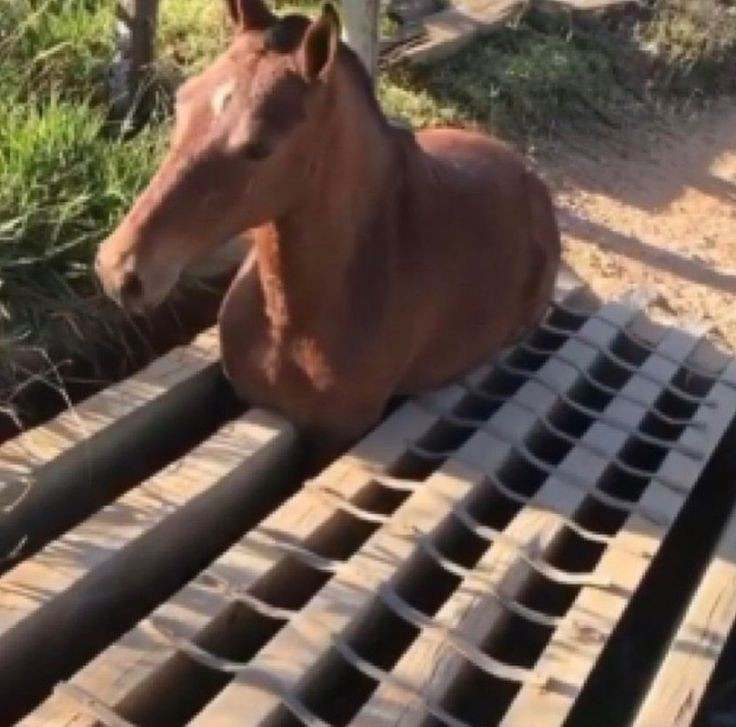
#> input picture ex2/Image/Input/inp_img.jpg, 736 x 727 px
$ python -i ImgManip.py   (imports and definitions only)
#> lines starting #> are read from the running program, lines starting #| are printed output that depends on the picture; after the words box and inside, x2 and y2 are one past the last pixel; in counts of white or black regions, pixels touching at a corner belong together
#> further down, picture is the input picture: PIL image 736x727 RGB; mean R, G, B 102.9, 87.1, 76
from enum import Enum
from PIL import Image
import numpy

# --------------------
# Constants
PIXEL_MAX = 255 # White
PIXEL_MIN = 0   # Black
SPECIAL_VALUE = -1   # Black

# --------------------
# Helper Classes
class BorderHandling(Enum):
    ZERO_PADDING = 1
    EDGE_PADDING = 2
    REFLECT_PADDING = 3
    WRAP_AROUND = 4

class Operation(Enum):
    dilate = 1
    erode = 2

# --------------------
# Helper Functions
# [71 lines left out: functions handle_border, clamp, reflect_padding, set_brightness, not called in this run]

def binarize(image, threshold=127):
    # Convert to grayscale
#> called with threshold = 127
    gray_image = image.convert("L")
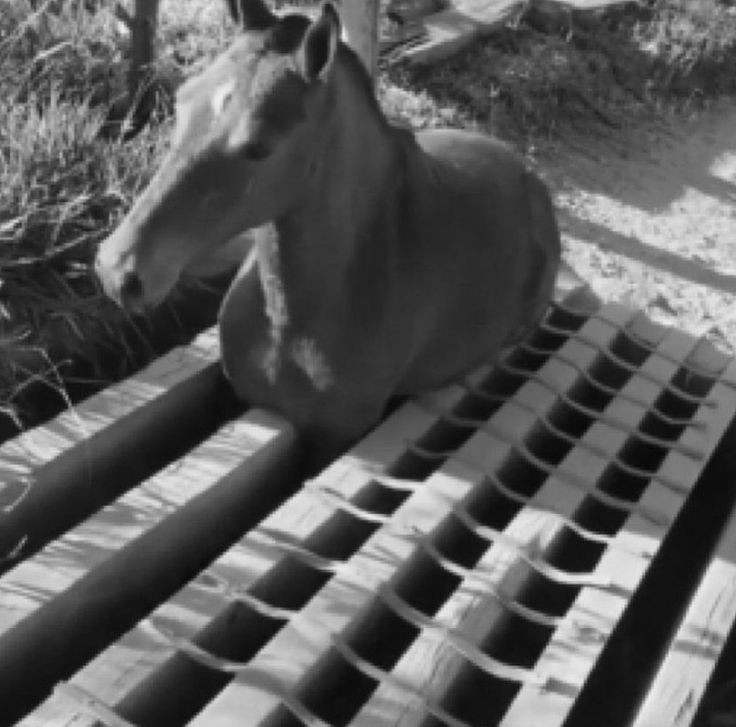
#> gray_image: PIL image 736x727 L; min 1, max 244, mean 90.6
    width, height = gray_image.size
#> width = 736; height = 727

    # Go through all the pixels
    for x in range(width):
        for y in range(height):
            # Get the pixel
            pixel_value = gray_image.getpixel((x, y))

            # Set color based on threshold
            if pixel_value > threshold:
                pixel_value = PIXEL_MAX
            else:
                pixel_value = PIXEL_MIN

            # Put adjusted pixel in the image
            gray_image.putpixel((x, y), pixel_value)
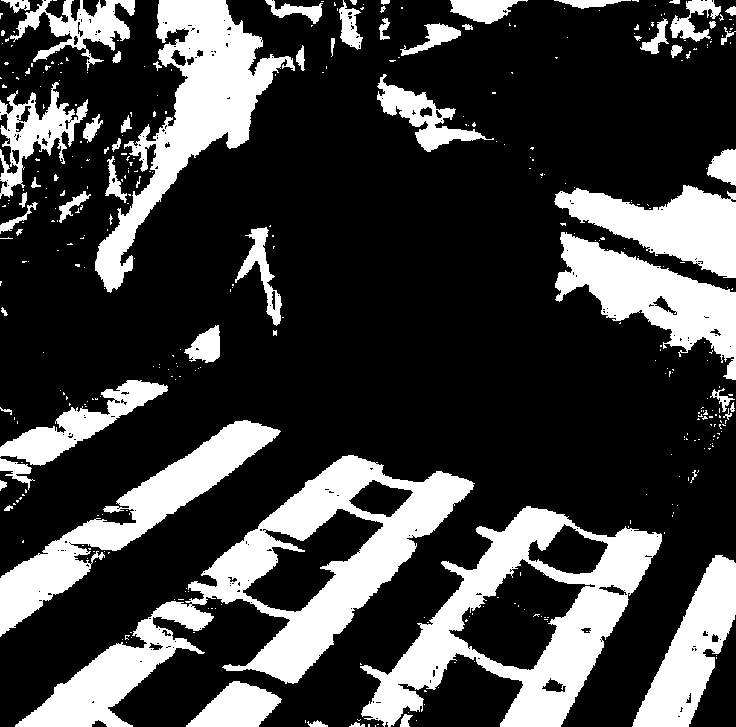
#> gray_image: PIL image 736x727 L; 25.7% white; 387 white regions (323 under 20 px), largest, box (x1, y1, x2, y2) and area: (15, 455, 475, 727) 29117, (360, 506, 662, 727) 22550, (95, 0, 295, 293) 16683

    return gray_image

# [109 lines left out: functions morphological_transform, morphological_openning, morphological_closing, apply_convolusion, not called in this run]

>>> from PIL import Image
>>> picture = Image.open('Image/Input/inp_img.jpg')
>>> result = binarize(picture)
